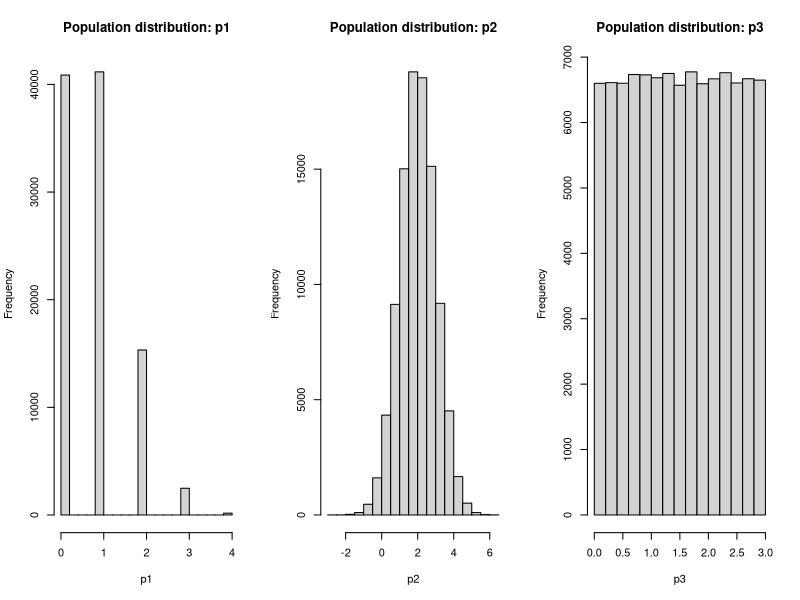
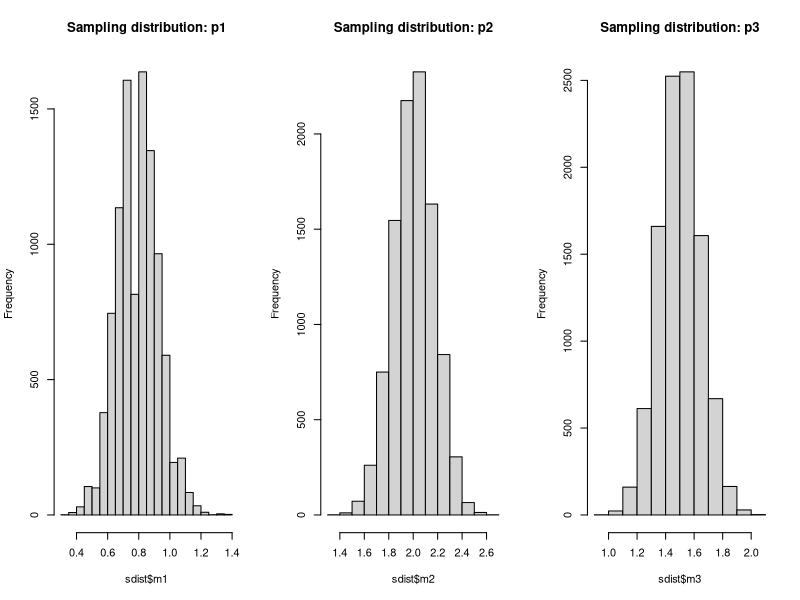
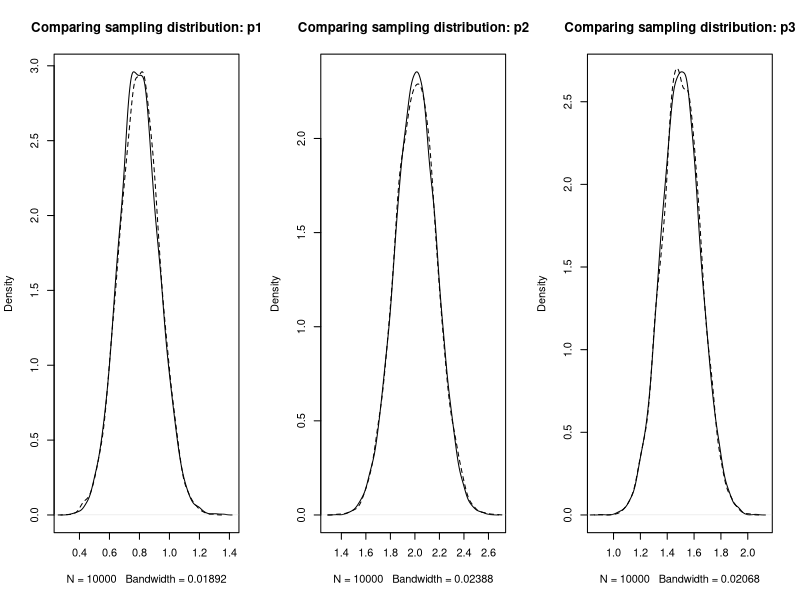

R code for these plots, in order: (Note: this script raises an error after producing the figures.)
## ---- chunk 1
library(plyr)
library(dplyr)
## ---- chunk 2
pk = 100000
p1 = rbinom(pk, 4, 0.2)
m1 = mean(p1); sd1 = sd(p1)
p2 = rnorm(pk, 2, 1)
m2 = mean(p2); sd2 = sd(p2)
p3 = runif(pk, 0, 3)
m3 = mean(p3); sd3 = sd(p3)

par(mfrow=c(1,3))
hist(p1, main="Population distribution: p1")
hist(p2, main="Population distribution: p2")
hist(p3, main="Population distribution: p3")
## ---- chunk 3
k = 36
n = 10000
sdist = adply(1:n, 1, function(i){
	s1 = sample(p1, k)
	s2 = sample(p2, k)
	s3 = sample(p3, k)
	data.frame(m1 = mean(s1), m2 = mean(s2), m3 = mean(s3))
})

# Sampling Distribution
par(mfrow=c(1,3))
hist(sdist$m1, main="Sampling distribution: p1")
hist(sdist$m2, main="Sampling distribution: p2")
hist(sdist$m3, main="Sampling distribution: p3")

#par(mfrow=c(1,3))
## ---- chunk 4
par(mfrow=c(1,3))
plot(density(sdist$m1), main="Comparing sampling distribution: p1"); lines(density(rnorm(10000,m1,sd1/sqrt(k))), lty=2)
plot(density(sdist$m2), main="Comparing sampling distribution: p2"); lines(density(rnorm(10000,m2,sd2/sqrt(k))), lty=2)
plot(density(sdist$m3), main="Comparing sampling distribution: p3"); lines(density(rnorm(10000,m3,sd3/sqrt(k))), lty=2)
## ---- chunk 5
#k = 144
k = 36
n = 100
conf.level = 0.95
z1 = qnorm((1-conf.level)/2)
z2 = qnorm(conf.level + (1-conf.level)/2)
t1 = qt((1-conf.level)/2, k-1)
t2 = qt(conf.level + (1-conf.level)/2, k-1)

ci.dist = adply(1:n, 1, function(i){
	s1 = sample(p1, k)
	stderr.a = sd(s1) / sqrt(length(s1))
	ci1 = mean(s1) + stderr.a * t1
	ci2 = mean(s1) + stderr.a * t2
	t = t.test(s1, mu=0.5)
	data.frame(i = i, m1 = mean(s1), ci1 = ci1, ci2 = ci2, 
			   ci.valid = ifelse(ci1 < m1 & m1 < ci2, 1, 0), 
			   ci.test = ifelse(ci1 > 0.5, 1, 0),
			   t.test = ifelse(t$p.value < 0.05, 1, 0),
			   p.value = t$p.value)
})

# Visualizing C.I.
summary(ci.dist)
ggplot(head(ci.dist, 100), aes(i, m1, ymin=ci1, ymax=ci2)) + geom_errorbar() + 
	geom_segment(aes(x=0, xend=100, y=mean(p1), yend=mean(p1))) +
	#geom_segment(aes(x=0, xend=100, y=0.5, yend=0.5), colour = "red") +
	coord_cartesian(ylim=c(0,1.5))
## ---- chunk 6

